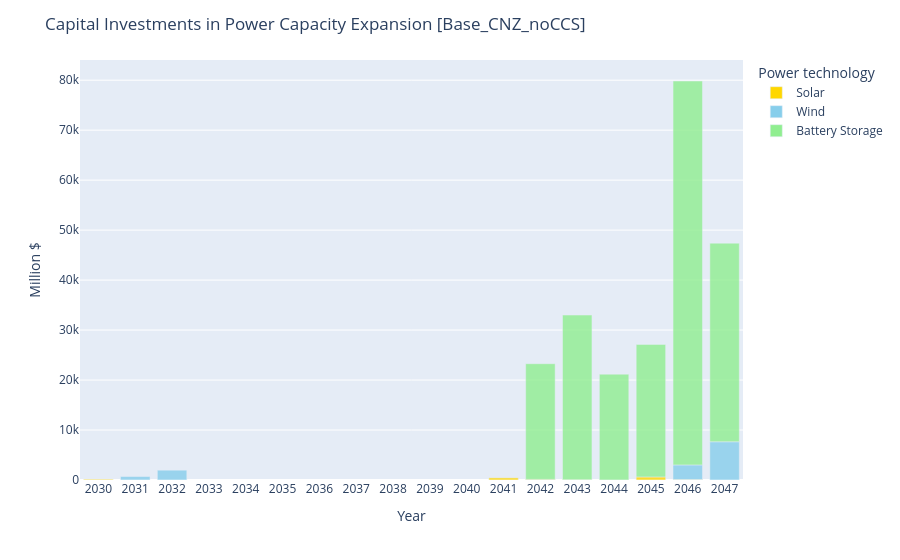

Notebook source saved alongside this figure:
### Code cell
nexus_energy_plots["Nexus_capital_investment_power"]

### Figure 1 — Plotly figure (JSON) as saved in the notebook; plotly's stock layout.template omitted (floating-point values rounded to 4 significant figures)
{"data": [{"alignmentgroup": "True", "hovertemplate": "power_techs=Solar<br>Year=%{x}<br>Million $=%{y}<extra></extra>", "legendgroup": "Solar", "marker": {"color": "#FFD700", "opacity": 0.8, "pattern": {"shape": ""}}, "name": "Solar", "offsetgroup": "PWRSOL", "orientation": "v", "showlegend": true, "textposition": "auto", "type": "bar", "x": [2030, 2041, 2042, 2043, 2044, 2045, 2046], "xaxis": "x", "y": [154.2, 429.5, 121.6, 48.4, 13.62, 608.2, 91.46], "yaxis": "y"}, {"alignmentgroup": "True", "hovertemplate": "power_techs=Wind<br>Year=%{x}<br>Million $=%{y}<extra></extra>", "legendgroup": "Wind", "marker": {"color": "#87CEEB", "opacity": 0.8, "pattern": {"shape": ""}}, "name": "Wind", "offsetgroup": "PWRWND", "orientation": "v", "showlegend": true, "textposition": "auto", "type": "bar", "x": [2031, 2032, 2046, 2047], "xaxis": "x", "y": [693.8, 1963.0, 2925.0, 7649.0], "yaxis": "y"}, {"alignmentgroup": "True", "hovertemplate": "power_techs=Battery Storage<br>Year=%{x}<br>Million $=%{y}<extra></extra>", "legendgroup": "Battery Storage", "marker": {"color": "lightgreen", "opacity": 0.8, "pattern": {"shape": ""}}, "name": "Battery Storage", "offsetgroup": "BATTERY_STORAGE", "orientation": "v", "showlegend": true, "textposition": "auto", "type": "bar", "x": [2042, 2043, 2044, 2045, 2046, 2047], "xaxis": "x", "y": [23150.0, 32960.0, 21160.0, 26520.0, 76820.0, 39740.0], "yaxis": "y"}], "layout": {"barmode": "relative", "legend": {"title": {"text": "Power technology"}, "tracegroupgap": 0}, "margin": {"t": 60}, "title": {"text": "Capital Investments in Power Capacity Expansion [Base_CNZ_noCCS]"}, "xaxis": {"anchor": "y", "domain": [0, 1], "tickmode": "linear", "title": {"text": "Year"}}, "yaxis": {"anchor": "x", "domain": [0, 1], "title": {"text": "Million $"}}}}
